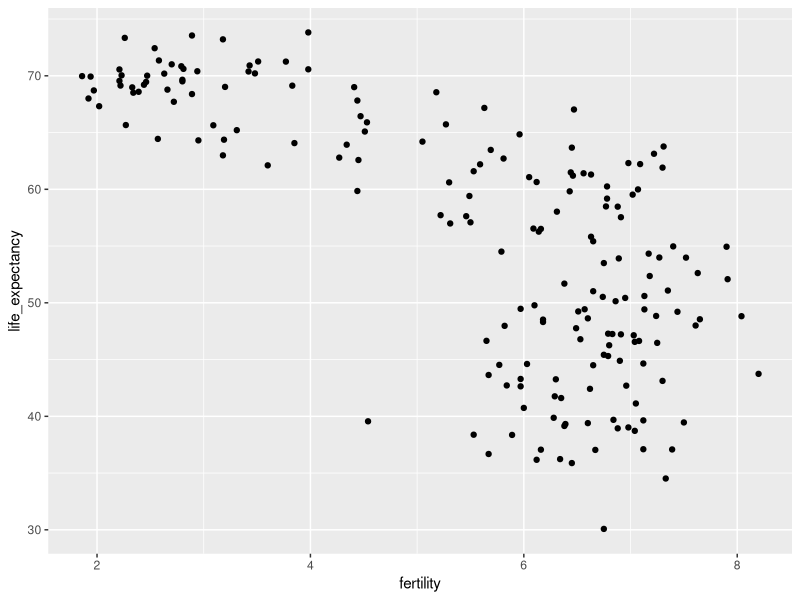
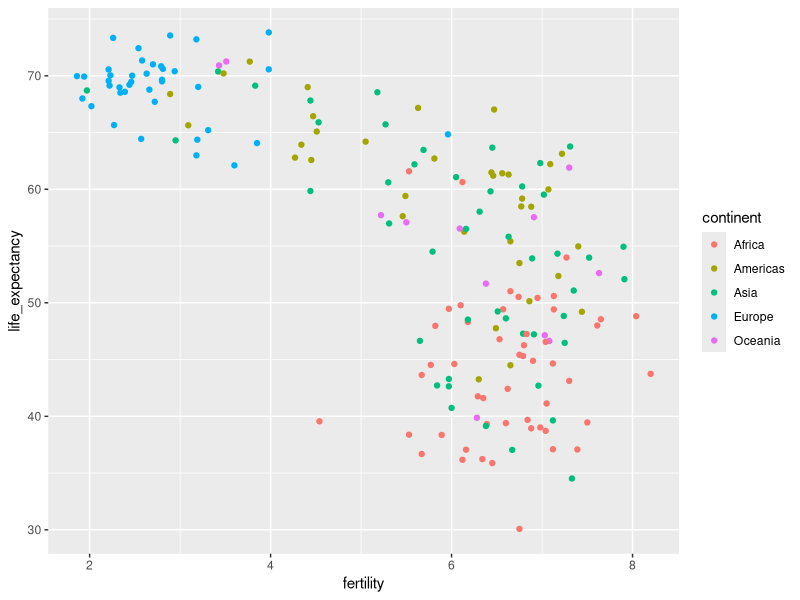
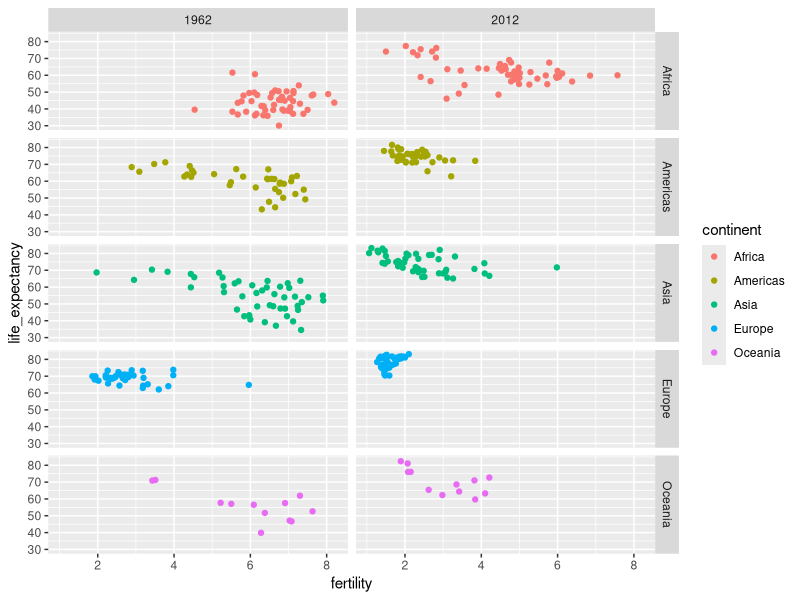
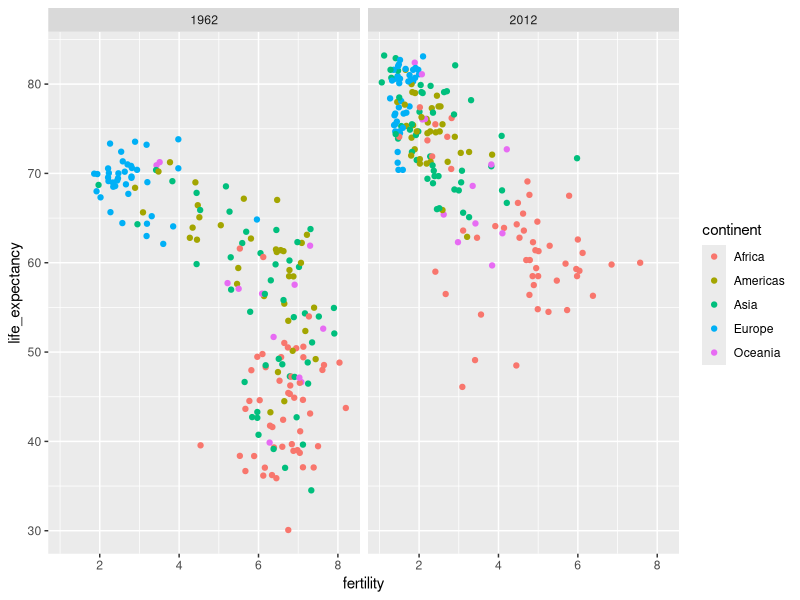
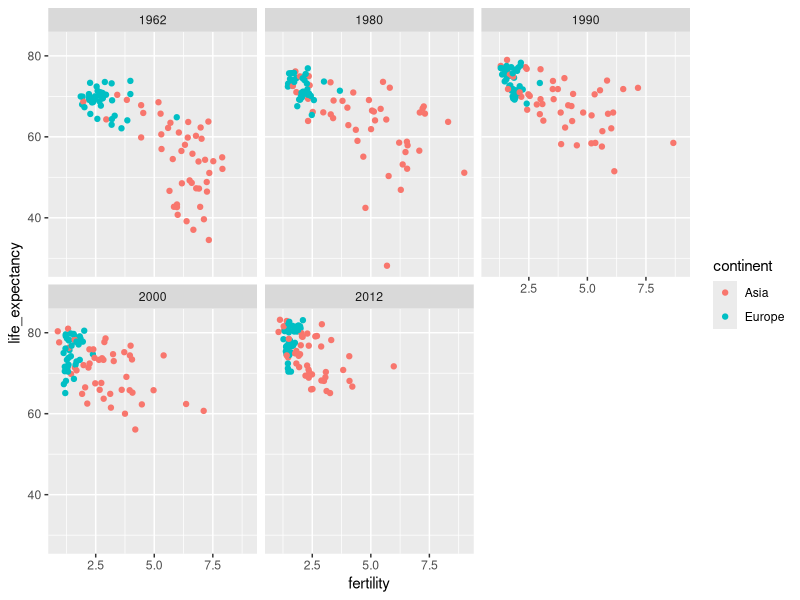
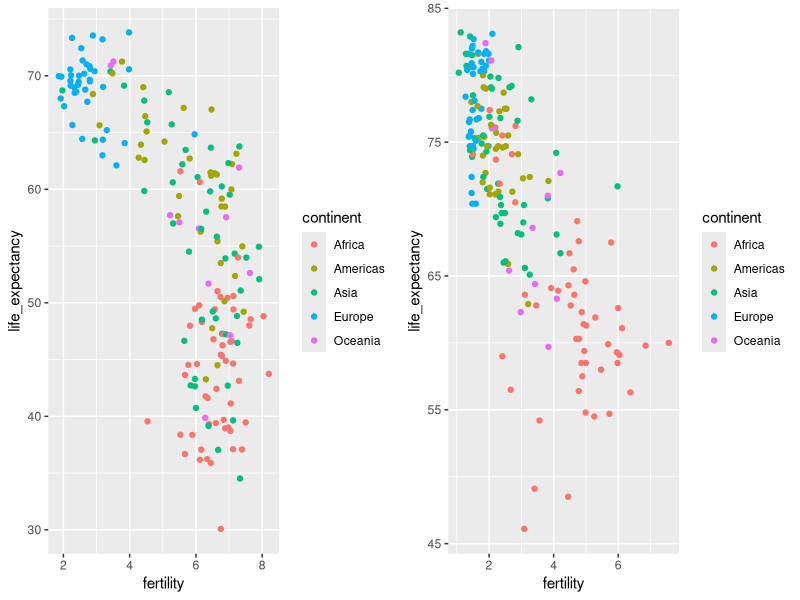
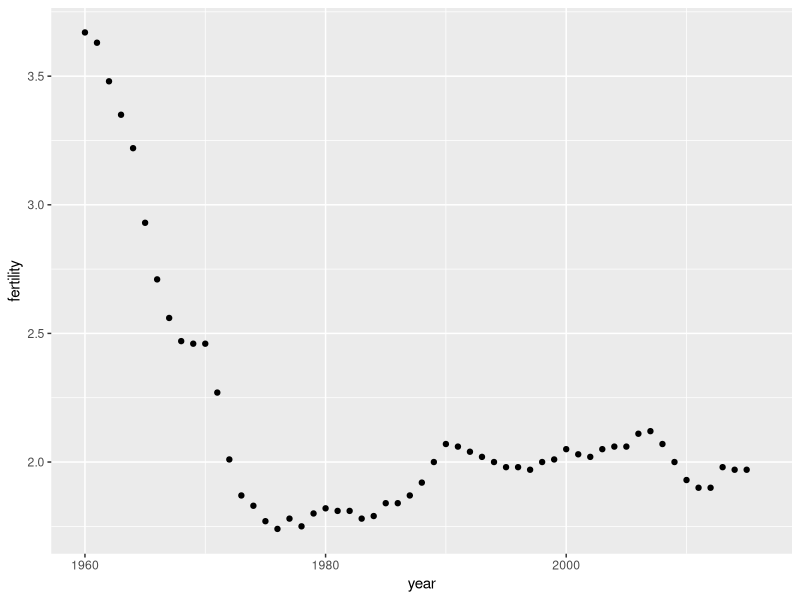
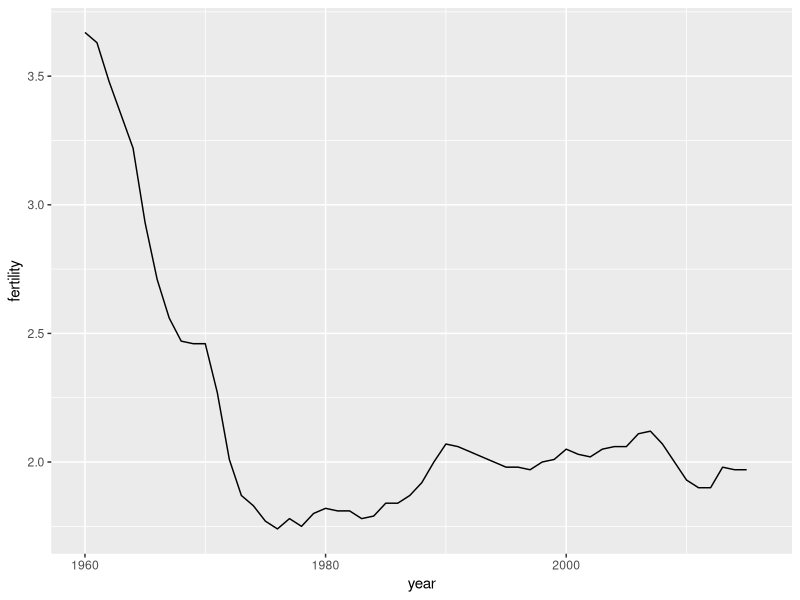

Write the R code that produced these figures, in order.
## ---- chunk 1
library(tidyverse)
library(dslabs)
data(gapminder)
head(gapminder)
## ---- chunk 2
gapminder %>% 
  filter(year == 2015 & country %in% c("Sri Lanka","Turkey")) %>% 
  select(country, infant_mortality)
## ---- chunk 3
comp_table <- data_frame(comparison = rep(1:5, each = 2),
           country = c("Sri Lanka", "Turkey", "Poland", "South Korea", "Malaysia", "Russia", "Pakistan","Vietnam","Thailand","South Africa"))

tmp <- gapminder %>% 
  filter(year == 2015) %>% 
  select(country, infant_mortality) %>% 
  mutate(country = as.character(country)) ##to match characters to characters
  
tab <- inner_join(comp_table, tmp, by = "country") %>% select(-comparison)
  
bind_cols(slice(tab,seq(1,9,2)), slice(tab,seq(2,10,2))) %>% knitr::kable()
## ---- chunk 4
filter(gapminder, year == 1962) %>%
  ggplot(aes(fertility, life_expectancy)) +
  geom_point()
## ---- chunk 5
filter(gapminder, year == 1962) %>%
  ggplot( aes(fertility, life_expectancy, color = continent)) +
  geom_point() 
## ---- chunk 6
filter(gapminder, year%in%c(1962, 2012)) %>%
  ggplot(aes(fertility, life_expectancy, col = continent)) +
  geom_point() +
  facet_grid(continent~year)
## ---- chunk 7
filter(gapminder, year%in%c(1962, 2012)) %>%
  ggplot(aes(fertility, life_expectancy, col = continent)) +
  geom_point() +
  facet_grid(. ~ year)
## ---- chunk 8
years <- c(1962, 1980, 1990, 2000, 2012)
continents <- c("Europe", "Asia")
gapminder %>% 
  filter(year %in% years & continent %in% continents) %>%
  ggplot( aes(fertility, life_expectancy, col = continent)) +
  geom_point() +
  facet_wrap(~year) 
## ---- chunk 9
library(gridExtra)
p1 <- filter(gapminder, year == 1962) %>%
  ggplot(aes(fertility, life_expectancy, col = continent)) +
  geom_point() 
p2 <- filter(gapminder, year == 2012) %>%
  ggplot(aes(fertility, life_expectancy, col = continent)) +
  geom_point() 
grid.arrange(p1, p2, ncol = 2)
## ---- chunk 10
gapminder %>% 
  filter(country == "United States") %>% 
  ggplot(aes(year, fertility)) +
  geom_point()
## ---- chunk 11
gapminder %>% 
  filter(country == "United States") %>% 
  ggplot(aes(year, fertility)) +
  geom_line()
## ---- chunk 12
countries <- c("South Korea","Germany")

gapminder %>% filter(country %in% countries) %>% 
  ggplot(aes(year,fertility)) +
  geom_line()
## ---- chunk 13
countries <- c("South Korea","Germany")

gapminder %>% filter(country %in% countries & !is.na(fertility)) %>% 
  ggplot(aes(year, fertility, group = country)) +
  geom_line()
## ---- chunk 14
countries <- c("South Korea","Germany")

gapminder %>% filter(country %in% countries & !is.na(fertility)) %>% 
  ggplot(aes(year,fertility, col = country)) +
  geom_line()
## ---- chunk 15
labels <- data.frame(country = countries, x = c(1975,1965), y = c(60,72))

gapminder %>% 
  filter(country %in% countries) %>% 
  ggplot(aes(year, life_expectancy, col = country)) +
  geom_line() +
  geom_text(data = labels, aes(x, y, label = country), size = 5) +
  theme(legend.position = "none")
## ---- chunk 16
gapminder <- gapminder %>%  mutate(dollars_per_day = gdp/population/365)
## ---- chunk 17
past_year <- 1970
gapminder %>% 
  filter(year == past_year & !is.na(gdp)) %>%
  ggplot(aes(dollars_per_day)) + 
  geom_histogram(binwidth = 1, color = "black")
## ---- chunk 18
gapminder %>% 
  filter(year == past_year & !is.na(gdp)) %>%
  ggplot(aes(log2(dollars_per_day))) + 
  geom_histogram(binwidth = 1, color = "black")
## ---- chunk 19
filter(gapminder, year == past_year) %>%
  summarize(min = min(population), max = max(population))
## ---- chunk 20
gapminder %>% 
  filter(year == past_year) %>%
  ggplot(aes(log10(population))) +
  geom_histogram(binwidth = 0.5, color = "black")
## ---- chunk 21
gapminder %>% 
  filter(year == past_year & !is.na(gdp)) %>%
  ggplot(aes(dollars_per_day)) + 
  geom_histogram(binwidth = 1, color = "black") +
  scale_x_continuous(trans = "log2")
## ---- chunk 22
p <- gapminder %>% 
  filter(year == past_year & !is.na(gdp)) %>%
  ggplot(aes(region, dollars_per_day)) 
p + geom_point() 
## ---- chunk 23
p + geom_point() +
  theme(axis.text.x = element_text(angle = 90, hjust = 1))
## ---- chunk 24
p <- gapminder %>% 
  filter(year == past_year & !is.na(gdp)) %>%
  mutate(region = reorder(region, dollars_per_day, FUN = median)) %>%
  ggplot(aes(region, dollars_per_day)) +
  geom_point() +
  theme(axis.text.x = element_text(angle = 90, hjust = 1)) 
p
## ---- chunk 25
p + scale_y_continuous(trans = "log2")
## ---- chunk 26
gapminder <- gapminder %>% 
  mutate(group = case_when(
    region %in% c("Western Europe", "Northern Europe","Southern Europe", 
                    "Northern America", "Australia and New Zealand") ~ "West",
    region %in% c("Eastern Asia", "South-Eastern Asia") ~ "East Asia",
    region %in% c("Caribbean", "Central America", "South America") ~ "Latin America",
    continent == "Africa" & .$region != "Northern Africa" ~ "Sub-Saharan Africa",
    TRUE ~ "Others"))
## ---- chunk 27
gapminder <- gapminder %>% 
  mutate(group = factor(group, 
                        levels = c("Sub-Saharan Africa", "Others", "Latin America", "East Asia", "West")))
## ---- chunk 28
p <- gapminder %>% 
  filter(year == past_year & !is.na(gdp)) %>%
  ggplot(aes(group, dollars_per_day)) +
  geom_boxplot() +
  theme(axis.text.x = element_text(angle = 90, hjust = 1)) +
  scale_y_continuous(trans = "log2") +
  xlab("")
p 
## ---- chunk 29
p + geom_point(alpha = 0.5)
## ---- chunk 30
set.seed(1987)
z <- sample(c(0,1), 1000, replace = TRUE, prob = c(0.25, 0.75))
x <- rnorm(100)*z + rnorm(100, 5)*(1 - z)
p1 <- qplot(x, geom = "density", fill = 1, show.legend=FALSE, alpha = 0.2) +
  scale_x_continuous(limits=c(-4,8.5))
p2 <- qplot("", x, geom="boxplot")
gridExtra::grid.arrange(p1, p2, nrow = 1)
## ---- chunk 31
library(ggridges)
p <- gapminder %>% 
  filter(year == past_year & !is.na(dollars_per_day)) %>%
  ggplot(aes(dollars_per_day, group)) + 
  scale_x_continuous(trans = "log2") 
p  + geom_density_ridges() 
## ---- chunk 32
p + geom_density_ridges(jittered_points = TRUE)
## ---- chunk 33
p + geom_density_ridges(jittered_points = TRUE, 
                        position = position_points_jitter(width = 0.05, height = 0),
                        point_shape = '|', point_size = 3, point_alpha = 1, alpha = 0.7)
## ---- chunk 34
past_year <- 1970
present_year <- 2010
gapminder %>% 
  filter(year %in% c(past_year, present_year) & !is.na(gdp)) %>%
  mutate(west = ifelse(group == "West", "West", "Developing")) %>%
  ggplot(aes(dollars_per_day)) +
  geom_histogram(binwidth = 1, color = "black") +
  scale_x_continuous(trans = "log2") + 
  facet_grid(year ~ west)
## ---- chunk 35
country_list_1 <- gapminder %>% 
  filter(year == past_year & !is.na(dollars_per_day)) %>% 
  .$country

country_list_2 <- gapminder %>% 
  filter(year == present_year & !is.na(dollars_per_day)) %>% 
  .$country
      
country_list <- intersect(country_list_1, country_list_2)
## ---- chunk 36
gapminder %>% 
  filter(year %in% c(past_year, present_year) & country %in% country_list) %>%
  mutate(west = ifelse(group == "West", "West", "Developing")) %>%
  ggplot(aes(dollars_per_day)) +
  geom_histogram(binwidth = 1, color = "black") +
  scale_x_continuous(trans = "log2") + 
  facet_grid(year ~ west)
## ---- chunk 37
gapminder %>% 
  filter(year %in% c(past_year, present_year) & country %in% country_list) %>%
  ggplot(aes(group, dollars_per_day)) +
  geom_boxplot() +
  theme(axis.text.x = element_text(angle = 90, hjust = 1)) +
  scale_y_continuous(trans = "log2") +
  xlab("") +
  facet_grid(. ~ year)
## ---- chunk 38
gapminder %>% 
  filter(year %in% c(past_year, present_year) & country %in% country_list) %>%
  mutate(year = factor(year)) %>%
  ggplot(aes(group, dollars_per_day, fill = year)) +
  geom_boxplot() +
  theme(axis.text.x = element_text(angle = 90, hjust = 1)) +
  scale_y_continuous(trans = "log2") +
  xlab("") 
## ---- chunk 39
gapminder %>% 
  filter(year %in% c(past_year, present_year) & country %in% country_list) %>%
  mutate(year = ifelse(year == past_year, "past", "present")) %>%
  select(country, group, year, dollars_per_day) %>%
  spread(year, dollars_per_day)  %>%
  mutate(percent_increase = (present-past)/past*100) %>%
  mutate(group = reorder(group, percent_increase, FUN = median)) %>%
  ggplot(aes(group, percent_increase)) +
  geom_boxplot() + 
  geom_point(show.legend = FALSE) +
  theme(axis.text.x = element_text(angle = 90, hjust = 1)) +
  xlab("") + 
  ylab(paste("Percent increase:", past_year, "to", present_year)) 
## ---- chunk 40
gapminder %>% 
  filter(year %in% c(past_year, present_year) & country %in% country_list) %>%
  ggplot(aes(dollars_per_day)) +
  geom_density(fill = "grey") + 
  scale_x_continuous(trans = "log2") + 
  facet_grid(. ~ year)
## ---- chunk 41
gapminder %>% 
  filter(year == past_year & country %in% country_list) %>%
  mutate(group = ifelse(group == "West", "West", "Developing")) %>% 
  group_by(group) %>% 
  summarize(n=n()) %>% 
  knitr::kable()
## ---- chunk 42
gapminder %>% 
  filter(year %in% c(past_year, present_year) & country %in% country_list) %>%
  mutate(group = ifelse(group == "West", "West", "Developing")) %>%
  ggplot(aes(dollars_per_day, fill = group)) +
  scale_x_continuous(trans = "log2") +
  geom_density(alpha = 0.2) + 
  facet_grid(year ~ .)
## ---- chunk 43
p <- gapminder %>% 
  filter(year %in% c(past_year, present_year) & country %in% country_list) %>%
  mutate(group = ifelse(group == "West", "West", "Developing")) %>%
  ggplot(aes(dollars_per_day, y = ..count.., fill = group)) +
  scale_x_continuous(trans = "log2", limit = c(0.125, 300))

p + geom_density(alpha = 0.2) + 
  facet_grid(year ~ .)
## ---- chunk 44
p + geom_density(alpha = 0.2, bw = 0.75) + facet_grid(year ~ .)
## ---- chunk 45
gapminder %>% 
  filter(year %in% c(past_year, present_year) & !is.na(dollars_per_day)) %>%
  ggplot(aes(dollars_per_day, group)) + 
  scale_x_continuous(trans = "log2") + 
  geom_density_ridges(adjust = 1.5) +
  facet_grid(. ~ year)
## ---- chunk 46
gapminder %>% 
    filter(year %in% c(past_year, present_year) & country %in% country_list) %>%
  group_by(year) %>%
  mutate(weight = population/sum(population)*2) %>%
  ungroup() %>%
  ggplot(aes(dollars_per_day, fill = group)) +
  scale_x_continuous(trans = "log2", limit = c(0.125, 300)) + 
  geom_density(alpha = 0.2, bw = 0.75, position = "stack") + facet_grid(year ~ .) 
## ---- chunk 47
gapminder %>% 
    filter(year %in% c(past_year, present_year) & country %in% country_list) %>%
  group_by(year) %>%
  mutate(weight = population/sum(population)*2) %>%
  ungroup() %>%
  ggplot(aes(dollars_per_day, fill = group, weight = weight)) +
  scale_x_continuous(trans = "log2", limit = c(0.125, 300)) + 
  geom_density(alpha = 0.2, bw = 0.75, position = "stack") + facet_grid(year ~ .) 
## ---- chunk 48
gapminder <- gapminder %>% 
  mutate(group = case_when(
    region %in% c("Western Europe", "Northern Europe","Southern Europe", 
                    "Northern America", "Australia and New Zealand") ~ "West",
    region %in% "Northern Africa" ~ "Northern Africa",
    region %in% c("Eastern Asia", "South-Eastern Asia") ~ "East Asia",
    region == "Southern Asia"~ "Southern Asia",
    region %in% c("Central America", "South America", "Caribbean") ~ "Latin America",
    continent == "Africa" & .$region != "Northern Africa" ~ "Sub-Saharan Africa",
    region %in% c("Melanesia", "Micronesia", "Polynesia") ~ "Pacific Islands"))
## ---- chunk 49
surv_income <- gapminder %>% 
  filter(year %in% present_year & !is.na(gdp) & 
           !is.na(infant_mortality) & !is.na(group)) %>%
  group_by(group) %>%
  summarize(income = sum(gdp)/sum(population)/365,
            infant_survival_rate = 
              1 - sum(infant_mortality/1000*population)/sum(population)) 

surv_income %>% arrange(income)
## ---- chunk 50
surv_income %>% ggplot(aes(income, infant_survival_rate, label = group, color = group)) +
  scale_x_continuous(trans = "log2", limits = c(0.25, 150)) +
  scale_y_continuous(trans = "logit", limit = c(0.875, .9981), 
                     breaks = c(.85,.90,.95,.99,.995,.998)) +
  geom_label(size = 3, show.legend = FALSE)
## ---- chunk 51
library(ggrepel)
highlight <- c("Sierra Leone", "Mauritius",  "Sudan", "Botswana", "Tunisia",
               "Cambodia","Singapore","Chile", "Haiti", "Bolivia",
               "United States","Sweden", "Angola", "Serbia")

gapminder %>% filter(year %in% present_year & !is.na(gdp) & !is.na(infant_mortality) & !is.na(group) ) %>%
  ggplot(aes(dollars_per_day, 1 - infant_mortality/1000, col = group, label = country)) +
  scale_x_continuous(trans = "log2", limits=c(0.25, 150)) +
  scale_y_continuous(trans = "logit",limit=c(0.875, .9981),
                     breaks=c(.85,.90,.95,.99,.995,.998)) + 
  geom_point(alpha = 0.5, size = 3) +
  geom_text_repel(size = 4, show.legend = FALSE,
    data = filter(gapminder, year %in% present_year & country %in% highlight))
